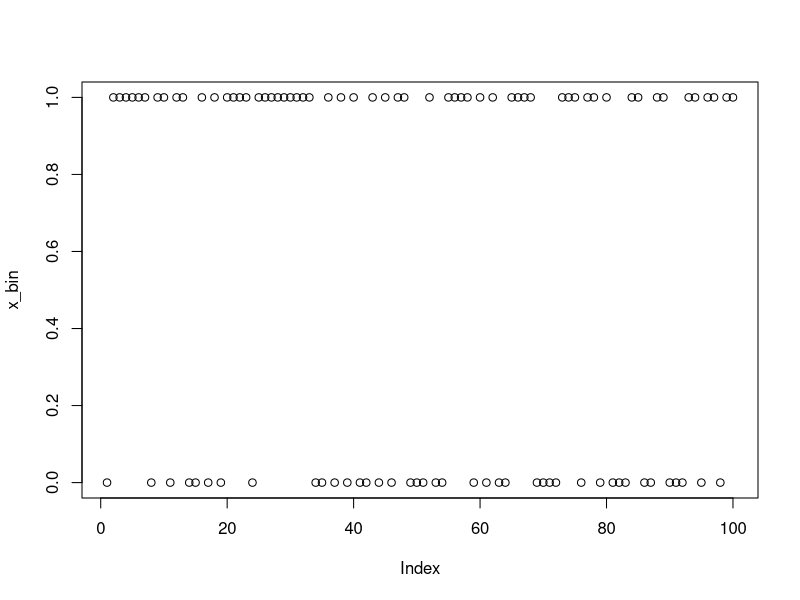
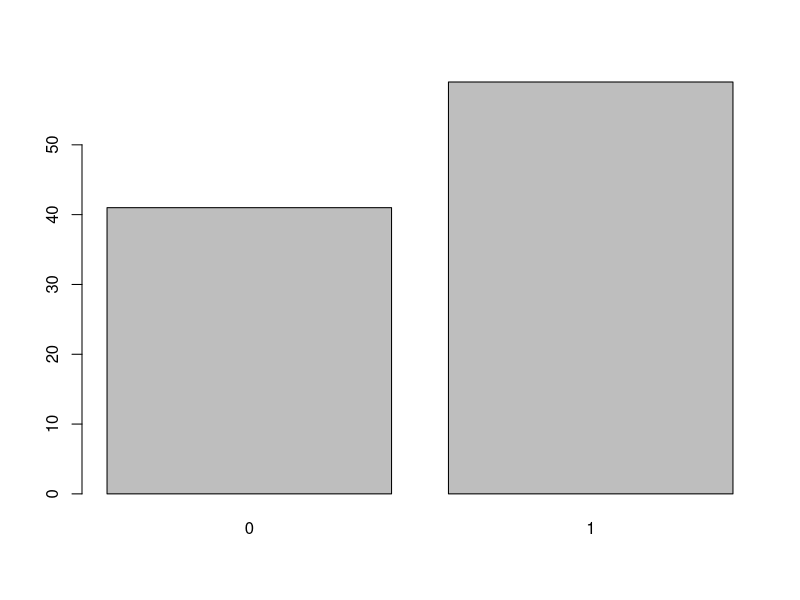
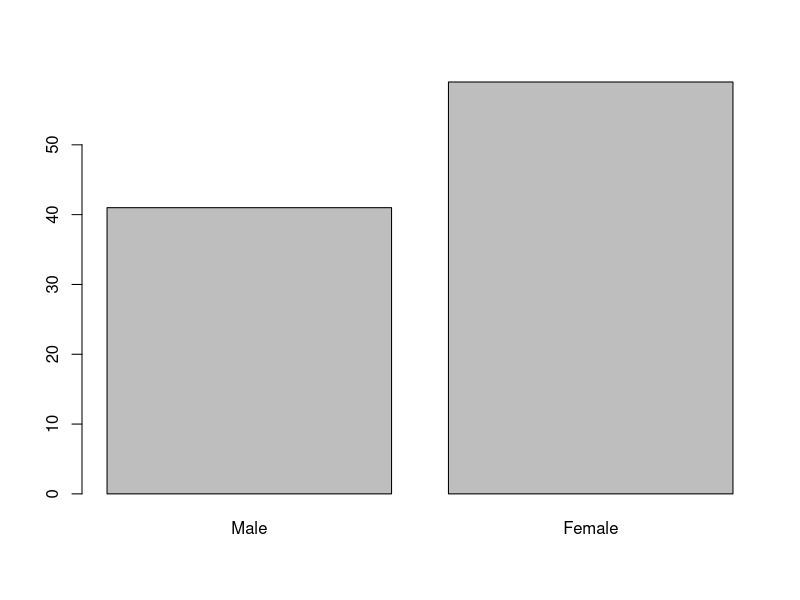
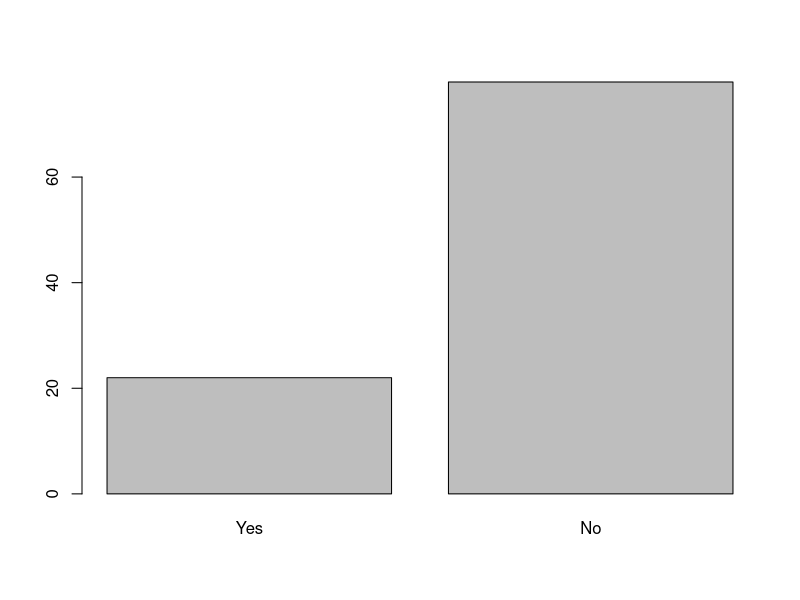
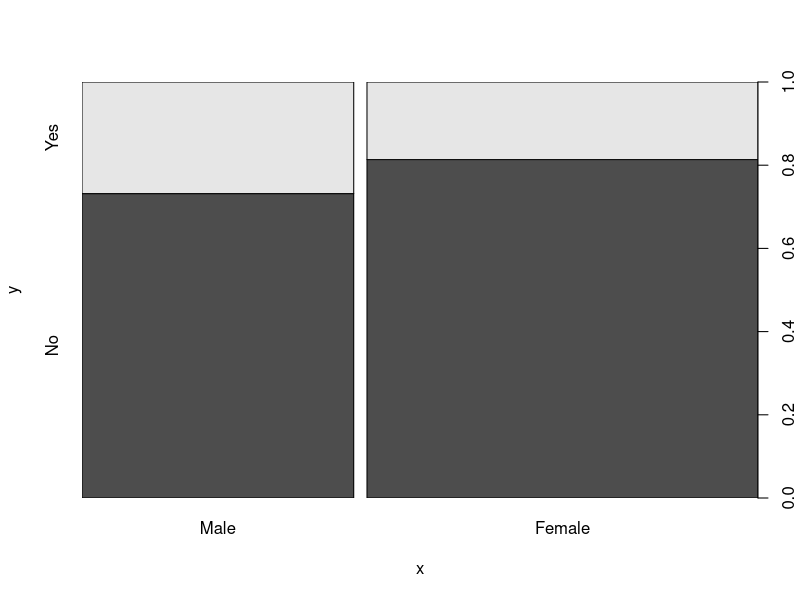

These charts were generated, in order, by the following R code: (Note: this script raises an error after producing the figures.)
## ---- chunk 1
# Randomly Generate a Single Binary Variable
x_bin <- rbinom(100, 1, .6)
## ---- chunk 2
plot(x_bin)
## ---- chunk 3
is.factor(x_bin) #Asking R whether x_bin is being treated as a factor.
## ---- chunk 4
class(x_bin)
## ---- chunk 5
x_bin <- as.factor(x_bin)
is.factor(x_bin)
## ---- chunk 6
plot(x_bin)
## ---- chunk 7
table(x_bin) # this produces a frequency table for our variable
## ---- chunk 8
y_bin <- rbinom(100, 1, .75)
# look at the frequencies of 0 and 1
table(y_bin)
# tell R y_bin is a binary categorical variable
y_bin <- as.factor(y_bin)
# cbind() combines two columns into a single object, here called data
data <- cbind(x_bin, y_bin)
# shows the column and row names and the first few lines of data
head(data)
## ---- chunk 9
data[3, 2] #calls the value in the third row, second column of our data set
head(data) # which we can check by looking the top few rows of data
## ---- chunk 10
sum(data[, 1]==1)
## ---- chunk 11
table(data[, 1]) #then we can check the answer using table()
## ---- chunk 12
colnames(data) <- c("Sex", "Over18") 
head(data) # we can then check the names have changed
## ---- chunk 13
# To manipulate our data, we first make it a data frame
data <- as.data.frame(data)

# Now we make sure our variable is recognised as a factor
data$Sex <- as.factor(data$Sex)
is.factor(data$Sex)
## ---- chunk 14
levels(data$Sex) 
## ---- chunk 15
levels(data$Sex) <- c("Male", "Female") 
## ---- chunk 16
data[, 2] <- as.factor(data[, 2])
is.factor(data[, 2])
levels(data[, 2])
levels(data[, 2]) <- c("Yes", "No")
## ---- chunk 17
plot(data$Sex)
plot(data[, 2])
## ---- chunk 18
plot(data$Sex, data[, 2])
## ---- chunk 19
# First we create a list of the names of our sports
choose <- c("football", "running", "hockey", "golf", "swimming")

# next we create a variable by sampling from this list 100 times with replacement
sport <- sample(choose, 100, replace = T) 

# sport is now a vector 1x100 with randomly selected sports.
# We can then add this to our data.
data <- cbind(data, sport)
## ---- chunk 20
plot(data[, 3])
## ---- chunk 21
plot(data[, 1], data[, 3])
## ---- chunk 22
norm <- rnorm(100, 0, 1) #start by creating a random normal variable
initial_fitness <- cut(norm, 8)
initial_fitness <- as.numeric(initial_fitness)
## ---- chunk 23
class(initial_fitness)
## ---- chunk 24
hist(norm)
hist(initial_fitness)
## ---- chunk 25
fitness <- sample(initial_fitness, 100, replace = F)
## ---- chunk 26
head(initial_fitness)
head(fitness)
table(initial_fitness)
table(fitness)
## ---- chunk 27
data <- cbind(data, fitness) #add fitness
colnames(data)[4] <- "Fitness" #rename the 4th column in data "Fitness"
## ---- chunk 28
a <- rnorm(10000, 81, 12)
weight <- sample(a, 100, replace = F)
data <- cbind(data, weight)
hist(data[, 5])
## ---- chunk 29
plot(density(data[, 5]))
## ---- chunk 30
plot(data[, 4], data[, 5])
## ---- chunk 31
plot(norm, data[, 5])
## ---- chunk 32
# I am using this here to remind myself how each of the variables is named in data
names(data)
boxplot(weight~Sex, data = data)
## ---- chunk 33
library(psych)
describe(data)
## ---- chunk 34
# as we have seen, this gives frequencies
table(data$Sex) 

# we can use quantile to give us the values at a given percentile of our variable
# here we select the 25th and 75th
quantile(data$weight, c(.25, .75))

# we could also use this to get the inter-quartile range
lower <- as.numeric(quantile(data$weight, c(.25)))
upper <- as.numeric(quantile(data$weight, c(.75)))
IQrange <- upper-lower
IQrange

# we can also get the mode. For multiple category variables, 
# we just want the largest value from the 2nd row of table()
table(data[, 4])
## ---- chunk 35
# first job, lets create an empty 2x2 matrix
empty <- matrix(nrow = 2, ncol = 2)
colnames(empty) <- c("Mean", "Skew") # and then give the columns names
rownames(empty) <- c("Weight", "Fitness") # and the rows names
empty # and lets take a look
## ---- chunk 36
descriptive <- describe(data)
descriptive # so lets take the mean of weight. 
descriptive[5, 3] # which is in the fifth row, third column.

# now we can add this to our matrix
empty[1, 1] = descriptive[5, 3]
empty
## ---- chunk 37
# Let's start with labels
plot(norm, data[, 5], main = "Association Between \nFitness and Weight", 
     xlab = "Fitness Normal Distribution", ylab = "Weight")
## ---- chunk 38
plot(norm, data[, 5], main = "Association Between \nFitness and Weight", 
     xlab = expression(bold(Fitness~Normal~Distribution)), 
     ylab = expression(italic(Weight)))
## ---- chunk 39
y_coord <- data$weight[90] #take 90th element in weight
x_coord <- norm[90] # take 90th element in norm

# create a vector of weight values for elements 1 to 10
y2_coord <- data$weight[1:10]
x2_coord <- norm[1:10] # and the same for norm

plot(norm, data[, 5], main = "Association Between \nFitness and Weight", 
     xlab = expression(bold(Fitness~Normal~Distribution)),
     ylab = expression(italic(Weight)))
# we can then use points to adjust particular points give the co-ordinates above
points(x_coord, y_coord, pch = 15, col = "red")
points(x2_coord, y2_coord, pch = 15, col = "green")

## ---- chunk 40
plot(norm, data[, 5], main = "Association Between \nFitness and Weight", 
     xlab = expression(bold(Fitness~Normal~Distribution)),
     ylab = expression(italic(Weight)), 
     pch = 15, col = c("blue", "red")[data$Sex])
## ---- chunk 41
plot(norm, data[, 5], main = "Association Between \nFitness and Weight", 
     xlab = expression(bold(Fitness~Normal~Distribution)),
     ylab = expression(italic(Weight)), 
     pch = 15, col = c("blue", "red")[data$Sex])
legend("topleft", legend = c("Male", "Female"),
       col = c("blue", "red"), pch = c(15, 15))
## ---- chunk 42
plot(norm, data[, 5], main = "Association Between \nFitness and Weight", 
     xlab = expression(bold(Fitness~Normal~Distribution)),
     ylab = expression(italic(Weight)), 
     pch = 15, col = c("blue", "red")[data$Sex])
legend("topleft", legend = c("Male", "Female"),
       col = c("blue", "red"), pch = c(15, 15))
abline(v = 0, col = "green", lwd = 2) # vertical line at norm = 0
# horizontal line at weight = 100
abline(h = 100, col = "black", lty = 5, lwd = 2)
# regression line women
abline(lm(data[, 5]~norm, subset = data$Sex=="Female"),
       col = "red", lwd = 2)
# regression line men
abline(lm(data[, 5]~norm, subset = data$Sex=="Male"),
       col = "blue", lwd = 2)
# lowess line of best fit
lines(lowess(norm, data[, 5]), col = "purple", lwd = 2)
## ---- chunk 43
hist(data$weight, main = "Histogram for Weight",
     xlab = "Weight", ylab = "Frequency", col = "red")
## ---- chunk 44
hist(data$weight, main = "Histogram for Weight",
     xlab = "Weight", ylab = "Frequency", col = "red", 
     axes = F) # this line removes the axes from the plot
## ---- chunk 45
hist(data$weight, main = "Histogram for Weight",
     xlab = "Weight", ylab = "Frequency", col = "red", 
     axes = F) # this puts an L shaped box (2 sides) onto our plot
box(bty = "L")
# we can use axis for each side to put the default check marks back
axis(side = 1, xpd = T)
axis(side = 2, xpd = T)
## ---- chunk 46
#install.packages("sm")
library(sm)
sm.density.compare(data$weight, data$Sex, col = c("blue", "red"), lty = c(1, 2))
legend("topleft", levels(data$Sex), lty = c(1, 2), col = c("blue", "red"))
## ---- chunk 47
# first we use the mfrow command to tell R we want to divide the plotting space
par(mfrow = c(2, 1))
# then we give it the two plots. 
# Automatically the first set of code plots the top plot, 
# the second the lower plot
sm.density.compare(data$weight, data$Sex, col = c("blue", "red"), lty = c(1, 2))
legend("topleft", levels(data$Sex), lty = c(1, 2), col = c("blue", "red"))

hist(data$weight, main = "Histogram for Weight",
     xlab = "Weight", ylab = "Frequency", col = "red")
## ---- chunk 48
check <- par()
check$mar
## ---- chunk 49
# first we use the mfrow command to tell R we want to divide the plotting space
par(mfrow = c(2, 1), 
## change margins
mar = c(3, 1, 1, 1))

# then provide the two plots
sm.density.compare(data$weight, data$Sex,
                   col = c("blue", "red"), lty = c(1, 2))
legend("topleft", levels(data$Sex), lty = c(1, 2), col = c("blue", "red"))

hist(data$weight, main = "Histogram for Weight",
     xlab = "Weight", ylab = "Frequency", col = "red")
